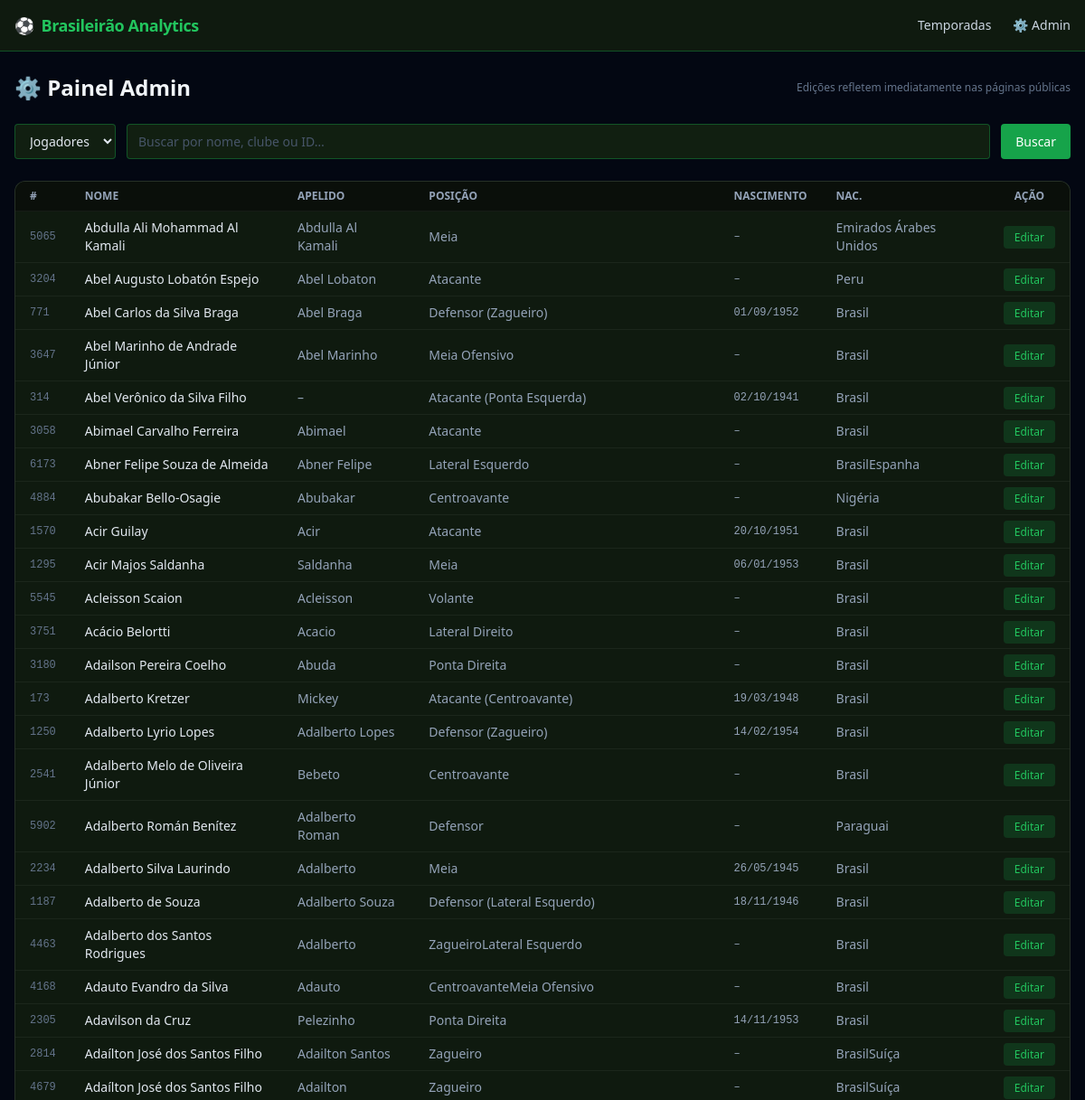
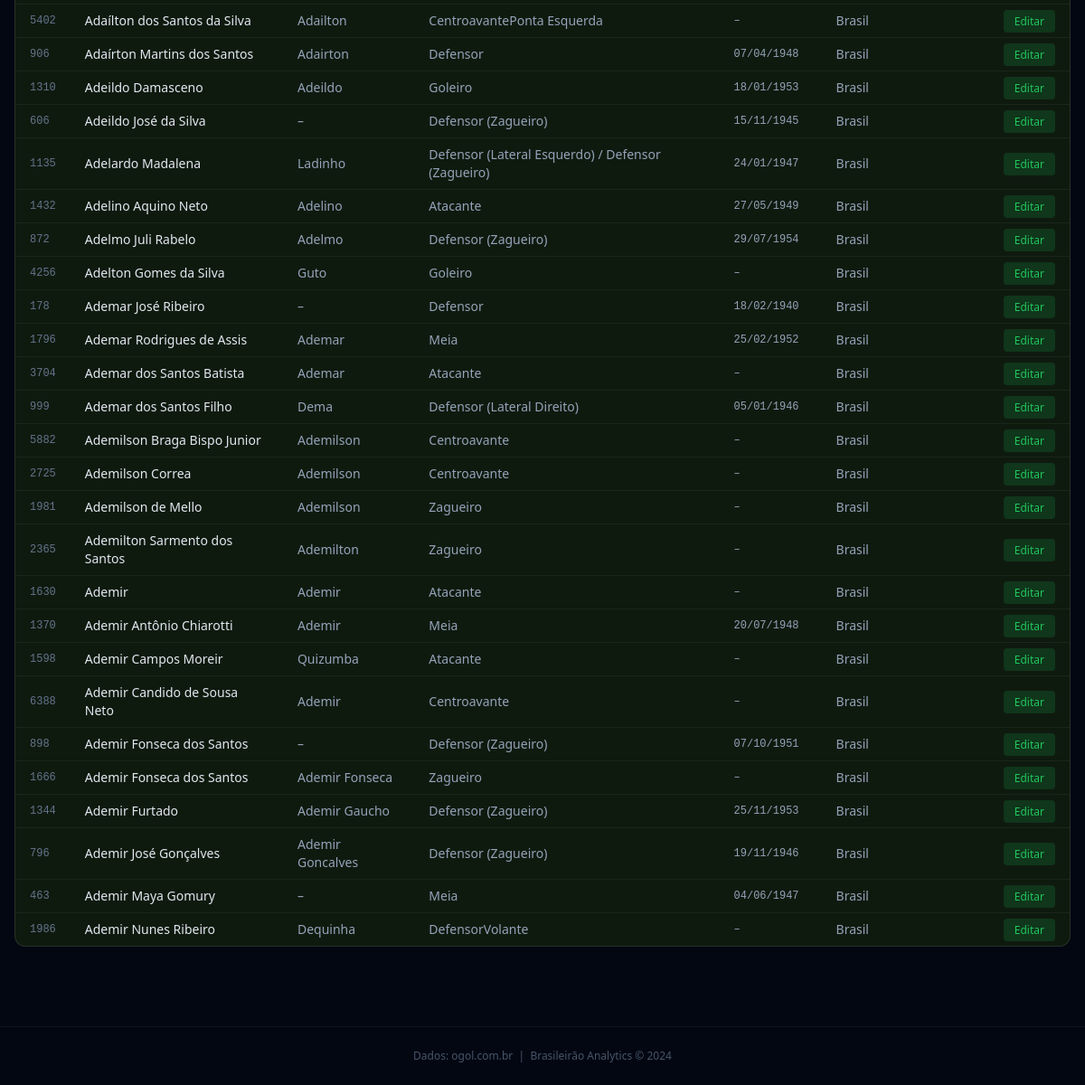
The page /admin on the database its author committed (2 pictures, top to bottom).
### tables this page shows
CREATE TABLE jogadores (
    id            INTEGER PRIMARY KEY,
    nome          TEXT NOT NULL,
    apelido       TEXT,
    nascimento    TEXT,
    falecimento   TEXT,
    nacionalidade TEXT,
    naturalidade  TEXT,
    altura        INTEGER,
    peso          INTEGER,
    posicao       TEXT,
    pe_preferido  TEXT,
    aposentado    INTEGER DEFAULT 0
);

### teste/app.py (the view, shortened to what this page needs)
@app.route("/admin")
def admin():
    busca = request.args.get("q", "").strip()
    entidade = request.args.get("entidade", "jogador")
    resultados = []
    if entidade == "jogador":
        sql = """
            SELECT id, nome, apelido, posicao, nascimento, nacionalidade, aposentado
            FROM jogadores
            WHERE nome LIKE ? OR apelido LIKE ?
            ORDER BY nome LIMIT 50
        """
        resultados = q(sql, (f"%{busca}%", f"%{busca}%"))
    return render_template("admin.html",
                           busca=busca,
                           entidade=entidade,
                           resultados=resultados)

### teste/app.py (called while the page is built)
def get_db() -> sqlite3.Connection:
    if "db" not in g:
        g.db = sqlite3.connect(DATABASE)
        g.db.row_factory = sqlite3.Row
        g.db.execute("PRAGMA foreign_keys=ON")
    return g.db

def q(sql: str, params=()) -> list[dict]:
    cur = get_db().execute(sql, params)
    cols = [d[0] for d in cur.description]
    return [dict(zip(cols, row)) for row in cur.fetchall()]

@app.template_filter("data_br")
def data_br(valor: str | None) -> str:
    if not valor:
        return "–"
    m = re.match(r"^(\d{4})-(\d{2})-(\d{2})$", str(valor))
    if m:
        return f"{m.group(3)}/{m.group(2)}/{m.group(1)}"
    return valor

### teste/templates/admin.html (shortened to what this page needs)
{% extends "base.html" %}
{% block content %}
<div class="mb-6 flex items-center justify-between">
    <h1 class="text-2xl font-bold text-slate-100">⚙ Painel Admin</h1>
    <span class="text-xs text-slate-500">Edições refletem imediatamente nas páginas públicas</span>
</div>
<form method="GET" action="/admin" class="flex flex-wrap gap-3 mb-6">
    <select name="entidade" class="bg-pitch-700 border border-brand/40 text-sm text-slate-200
                 rounded px-3 py-2 focus:outline-none">
        <option value="jogador" {% if entidade=='jogador' %}selected{% endif %}>Jogadores</option>
    </select>
    <input name="q" value="{{ busca }}" placeholder="Buscar por nome, clube ou ID…" class="flex-1 min-w-48 bg-pitch-700 border border-brand/40 text-sm text-slate-200
                rounded px-3 py-2 focus:outline-none focus:border-brand placeholder:text-slate-600" />
    <button type="submit" class="px-4 py-2 bg-brand hover:bg-brand-dark text-white text-sm rounded transition">
        Buscar
    </button>
</form>
{% if entidade == 'jogador' and resultados %}
<div class="bg-pitch-800 rounded-xl border border-white/10 overflow-hidden">
    <table class="w-full text-sm">
        <thead class="text-xs text-slate-400 uppercase bg-pitch-900">
            <tr>
                <th class="px-4 py-2 text-left">#</th>
                <th class="px-4 py-2 text-left">Nome</th>
                <th class="px-4 py-2 text-left">Apelido</th>
                <th class="px-4 py-2 text-left">Posição</th>
                <th class="px-4 py-2 text-left">Nascimento</th>
                <th class="px-4 py-2 text-left">Nac.</th>
                <th class="px-4 py-2 text-center">Ação</th>
            </tr>
        </thead>
        <tbody>
            {% for j in resultados %}
            <tr class="border-t border-white/5 hover:bg-pitch-700">
                <td class="px-4 py-2 text-slate-500 font-mono text-xs">{{ j.id }}</td>
                <td class="px-4 py-2 text-slate-200">{{ j.nome }}</td>
                <td class="px-4 py-2 text-slate-400">{{ j.apelido or '–' }}</td>
                <td class="px-4 py-2 text-slate-400">{{ j.posicao or '–' }}</td>
                <td class="px-4 py-2 text-slate-400 font-mono text-xs">{{ j.nascimento | data_br }}</td>
                <td class="px-4 py-2 text-slate-400">{{ j.nacionalidade or '–' }}</td>
                <td class="px-4 py-2 text-center">
                    <a href="/admin/jogador/{{ j.id }}"
                        class="text-xs px-3 py-1 bg-brand/20 hover:bg-brand/40 text-brand-light rounded transition">
                        Editar
                    </a>
                </td>
            </tr>
            {% endfor %}
        </tbody>
    </table>
</div>
{% elif busca %}
<p class="text-slate-500 text-sm">Nenhum resultado para "<strong>{{ busca }}</strong>".</p>
{% else %}
<p class="text-slate-600 text-sm">Digite algo para buscar.</p>
{% endif %}
{% endblock %}

### teste/templates/base.html (shortened to what this page needs)
<!DOCTYPE html>
<html lang="pt-BR" class="bg-gray-950">
    <head>
        <script src="https://cdn.tailwindcss.com"></script>
        <link rel="stylesheet" href="https://cdn.datatables.net/1.13.7/css/jquery.dataTables.min.css" />
    </head>
    <body class="min-h-screen text-slate-100 font-sans">
        <nav class="bg-pitch-800 border-b border-brand/40 sticky top-0 z-50">
            <div class="max-w-7xl mx-auto px-4 flex items-center justify-between h-14">
                <a href="/" class="flex items-center gap-2 font-bold text-brand-light text-lg tracking-tight">
                    ⚽ <span>Brasileirão Analytics</span>
                </a>
                <div class="flex items-center gap-6 text-sm text-slate-300">
                    <a href="/" class="hover:text-brand-light transition">Temporadas</a>
                    <a href="/admin" class="hover:text-brand-light transition">⚙ Admin</a>
                </div>
            </div>
        </nav>
        <main class="max-w-7xl mx-auto px-4 py-6">
            {% block content %}{% endblock %}
        </main>
        <footer class="border-t border-white/5 mt-16 py-6 text-center text-xs text-slate-600">
            Dados: ogol.com.br &nbsp;|&nbsp; Brasileirão Analytics &copy; {{ now.year if now else 2024 }}
        </footer>
    </body>
</html>

### rows shown on the page
jogadores: id "3204", nome "Abel Augusto Lobatón Espejo", apelido "Abel Lobaton", posicao "Atacante", nascimento|data_br "–", nacionalidade "Peru"
jogadores: id "771", nome "Abel Carlos da Silva Braga", apelido "Abel Braga", posicao "Defensor (Zagueiro)", nascimento|data_br "01/09/1952", nacionalidade "Brasil"
jogadores: id "3647", nome "Abel Marinho de Andrade Júnior", apelido "Abel Marinho", posicao "Meia Ofensivo", nascimento|data_br "–", nacionalidade "Brasil"
jogadores: id "314", nome "Abel Verônico da Silva Filho", apelido "–", posicao "Atacante (Ponta Esquerda)", nascimento|data_br "02/10/1941", nacionalidade "Brasil"
jogadores: id "3058", nome "Abimael Carvalho Ferreira", apelido "Abimael", posicao "Atacante", nascimento|data_br "–", nacionalidade "Brasil"
jogadores: id "1570", nome "Acir Guilay", apelido "Acir", posicao "Atacante", nascimento|data_br "20/10/1951", nacionalidade "Brasil"
jogadores: id "1295", nome "Acir Majos Saldanha", apelido "Saldanha", posicao "Meia", nascimento|data_br "06/01/1953", nacionalidade "Brasil"
jogadores: id "3751", nome "Acácio Belortti", apelido "Acacio", posicao "Lateral Direito", nascimento|data_br "–", nacionalidade "Brasil"
jogadores: id "3180", nome "Adailson Pereira Coelho", apelido "Abuda", posicao "Ponta Direita", nascimento|data_br "–", nacionalidade "Brasil"
jogadores: id "173", nome "Adalberto Kretzer", apelido "Mickey", posicao "Atacante (Centroavante)", nascimento|data_br "19/03/1948", nacionalidade "Brasil"
jogadores: id "1250", nome "Adalberto Lyrio Lopes", apelido "Adalberto Lopes", posicao "Defensor (Zagueiro)", nascimento|data_br "14/02/1954", nacionalidade "Brasil"
jogadores: id "2541", nome "Adalberto Melo de Oliveira Júnior", apelido "Bebeto", posicao "Centroavante", nascimento|data_br "–", nacionalidade "Brasil"
jogadores: id "2234", nome "Adalberto Silva Laurindo", apelido "Adalberto", posicao "Meia", nascimento|data_br "26/05/1945", nacionalidade "Brasil"
jogadores: id "1187", nome "Adalberto de Souza", apelido "Adalberto Souza", posicao "Defensor (Lateral Esquerdo)", nascimento|data_br "18/11/1946", nacionalidade "Brasil"
jogadores: id "2305", nome "Adavilson da Cruz", apelido "Pelezinho", posicao "Ponta Direita", nascimento|data_br "14/11/1953", nacionalidade "Brasil"
jogadores: id "2814", nome "Adaílton José dos Santos Filho", apelido "Adailton Santos", posicao "Zagueiro", nascimento|data_br "–", nacionalidade "BrasilSuíça"
jogadores: id "906", nome "Adaírton Martins dos Santos", apelido "Adairton", posicao "Defensor", nascimento|data_br "07/04/1948", nacionalidade "Brasil"
jogadores: id "1310", nome "Adeildo Damasceno", apelido "Adeildo", posicao "Goleiro", nascimento|data_br "18/01/1953", nacionalidade "Brasil", id "4256", nome "Adelton Gomes da Silva", apelido "Guto", nascimento|data_br "–"
jogadores: id "606", nome "Adeildo José da Silva", apelido "–", posicao "Defensor (Zagueiro)", nascimento|data_br "15/11/1945", nacionalidade "Brasil"
jogadores: id "1135", nome "Adelardo Madalena", apelido "Ladinho", posicao "Defensor (Lateral Esquerdo) / Defensor (Zagueiro)", nascimento|data_br "24/01/1947", nacionalidade "Brasil"
jogadores: id "1432", nome "Adelino Aquino Neto", apelido "Adelino", posicao "Atacante", nascimento|data_br "27/05/1949", nacionalidade "Brasil"
jogadores: id "872", nome "Adelmo Juli Rabelo", apelido "Adelmo", posicao "Defensor (Zagueiro)", nascimento|data_br "29/07/1954", nacionalidade "Brasil"
jogadores: id "178", nome "Ademar José Ribeiro", apelido "–", posicao "Defensor", nascimento|data_br "18/02/1940", nacionalidade "Brasil"
jogadores: id "1796", nome "Ademar Rodrigues de Assis", apelido "Ademar", posicao "Meia", nascimento|data_br "25/02/1952", nacionalidade "Brasil"
jogadores: id "3704", nome "Ademar dos Santos Batista", apelido "Ademar", posicao "Atacante", nascimento|data_br "–", nacionalidade "Brasil"
jogadores: id "999", nome "Ademar dos Santos Filho", apelido "Dema", posicao "Defensor (Lateral Direito)", nascimento|data_br "05/01/1946", nacionalidade "Brasil"
jogadores: id "2725", nome "Ademilson Correa", apelido "Ademilson", posicao "Centroavante", nascimento|data_br "–", nacionalidade "Brasil"
jogadores: id "1981", nome "Ademilson de Mello", apelido "Ademilson", posicao "Zagueiro", nascimento|data_br "–", nacionalidade "Brasil"
jogadores: id "2365", nome "Ademilton Sarmento dos Santos", apelido "Ademilton", posicao "Zagueiro", nascimento|data_br "–", nacionalidade "Brasil"
jogadores: id "1630", nome "Ademir", apelido "Ademir", posicao "Atacante", nascimento|data_br "–", nacionalidade "Brasil"
jogadores: id "1370", nome "Ademir Antônio Chiarotti", apelido "Ademir", posicao "Meia", nascimento|data_br "20/07/1948", nacionalidade "Brasil", id "6388", nome "Ademir Candido de Sousa Neto", posicao "Centroavante", nascimento|data_br "–"
jogadores: id "1598", nome "Ademir Campos Moreir", apelido "Quizumba", posicao "Atacante", nascimento|data_br "–", nacionalidade "Brasil"
jogadores: id "898", nome "Ademir Fonseca dos Santos", apelido "–", posicao "Defensor (Zagueiro)", nascimento|data_br "07/10/1951", nacionalidade "Brasil"
jogadores: id "1666", nome "Ademir Fonseca dos Santos", apelido "Ademir Fonseca", posicao "Zagueiro", nascimento|data_br "–", nacionalidade "Brasil"
jogadores: id "1344", nome "Ademir Furtado", apelido "Ademir Gaucho", posicao "Defensor (Zagueiro)", nascimento|data_br "25/11/1953", nacionalidade "Brasil"
jogadores: id "796", nome "Ademir José Gonçalves", apelido "Ademir Goncalves", posicao "Defensor (Zagueiro)", nascimento|data_br "19/11/1946", nacionalidade "Brasil"
jogadores: id "463", nome "Ademir Maya Gomury", apelido "–", posicao "Meia", nascimento|data_br "04/06/1947", nacionalidade "Brasil"
jogadores: id "1986", nome "Ademir Nunes Ribeiro", apelido "Dequinha", posicao "DefensorVolante", nascimento|data_br "–", nacionalidade "Brasil"

### other values the page prints
{{ j.id }} "5065" "6173" "4884" "5545" "5902" "4463" "4168" "4679" "5402" "5882"
{{ j.nome }} "Abdulla Ali Mohammad Al Kamali" "Abner Felipe Souza de Almeida" "Abubakar Bello-Osagie" "Acleisson Scaion" "Adalberto Román Benítez" "Adalberto dos Santos Rodrigues" "Adauto Evandro da Silva" "Adaílton José dos Santos Filho" "Adaílton dos Santos da Silva" "Ademilson Braga Bispo Junior"
{{ j.apelido or '–' }} "Abdulla Al Kamali" "Abner Felipe" "Abubakar" "Acleisson" "Adalberto Roman" "Adalberto" "Adauto" "Adailton" "Adailton" "Ademilson"
{{ j.posicao or '–' }} "Meia" "Lateral Esquerdo" "Centroavante" "Volante" "Defensor" "ZagueiroLateral Esquerdo" "CentroavanteMeia Ofensivo" "Zagueiro" "CentroavantePonta Esquerda" "Centroavante"
{{ j.nascimento | data_br }} "–" "–" "–" "–" "–" "–" "–" "–" "–" "–"
{{ j.nacionalidade or '–' }} "Emirados Árabes Unidos" "BrasilEspanha" "Nigéria" "Brasil" "Paraguai" "Brasil" "Brasil" "BrasilSuíça" "Brasil" "Brasil"
{{ now.year if now else 2024 }} "2024"
